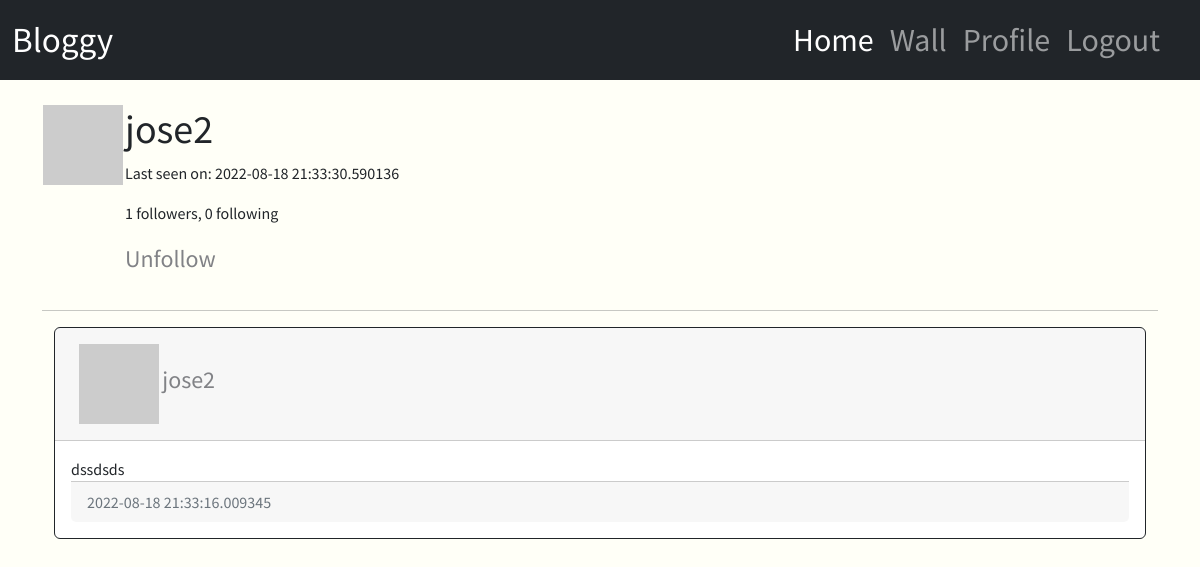
/user/jose2 (signed in), run on an earlier commit of the app's database.
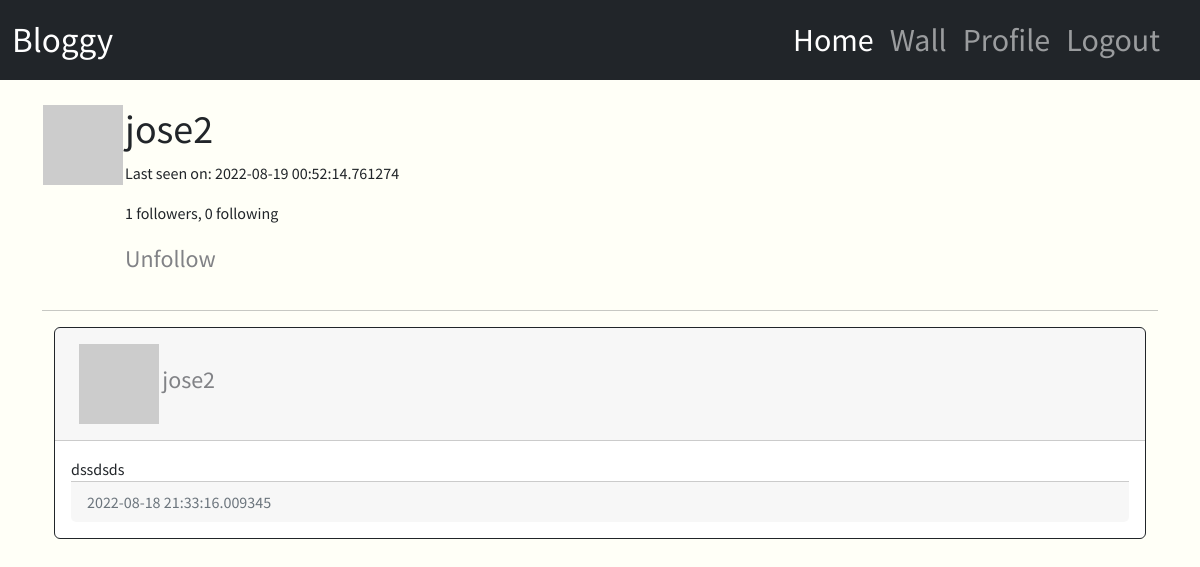
And on a later commit of the database.
### app/models.py (models this page shows, shortened)
class User(UserMixin, db.Model):
    id = db.Column(db.Integer, primary_key=True)
    username = db.Column(db.String(64), index=True, unique=True)
    email = db.Column(db.String(120), index=True, unique=True)
    password_hash = db.Column(db.String(120))
    posts = db.relationship('Post', backref='author', lazy='dynamic')
    about_me = db.Column(db.String(128))
    last_seen = db.Column(db.DateTime, default=datetime.utcnow)
    followed = db.relationship(
        'User', secondary=followers,
        primaryjoin=(followers.c.follower_id == id),
        secondaryjoin=(followers.c.followed_id == id),
        backref= db.backref('followers', lazy='dynamic'), lazy='dynamic'
    )
    def avatar(self, size):
        digest = md5(self.email.lower().encode('utf-8')).hexdigest()
        return 'https://www.gravatar.com/avatar/{}?d=identicon&s={}'.format(digest, size)
    def following(self, user):
        return self.followed.filter(
            followers.c.followed_id == user.id
        ).count() > 0

### app/routes.py (the view)
@app.route('/user/<username>')
@login_required
def user(username):
    user = User.query.filter_by(username=username).first_or_404()
    posts = user.posts.order_by(Post.timestamp.desc()).all()
    return render_template('user.html', user=user, posts=posts)

### app/models.py (called while the page is built)
@login.user_loader
def load_user(id):
    return User.query.get(int(id))

### app/routes.py (called while the page is built)
@app.before_request
def before_request():
    if current_user.is_authenticated:
        current_user.last_seen = datetime.utcnow()
        db.session.commit()

### app/templates/user.html (shortened to what this page needs)
{% extends "base.html" %}
{% block extraheader %}
<link rel="stylesheet" href="{{ url_for('static', filename='css/user.css') }}">
{% endblock extraheader %}
{% block content %}
<table>
    <tr valign="top">
        <td><img src="{{ user.avatar(128) }}" alt="user-profile-image"></td>
        <td>
            <h1>{{ user.username }}</h1>
            {% if user.last_seen %}<p>Last seen on: {{ user.last_seen }}</p>{% endif %}
            <p>{{ user.followers.count() }} followers, {{ user.followed.count() }} following</p>
            {% if user == current_user %}
            <p><a href="{{ url_for('edit_profile') }}"> Edit Your Profile!</a></p>
            {% elif not current_user.following(user) %}
            <p><a href="{{ url_for('follow', username=user.username) }}">Follow!</a></p>
            {% else %}
            <p><a href="{{ url_for('unfollow', username=user.username ) }}">Unfollow</a></p>
            {% endif %}
        </td>
    </tr>
</table>
    <hr>
    {% for post in posts %}
        {% include "_post.html" %}
    {% endfor %}
{% endblock %}

What changed in the data, as far as the page shows it:
changed User "jose2": last_seen "2022-08-18 21:33:30.590136" → "2022-08-19 00:52:14.761274"
